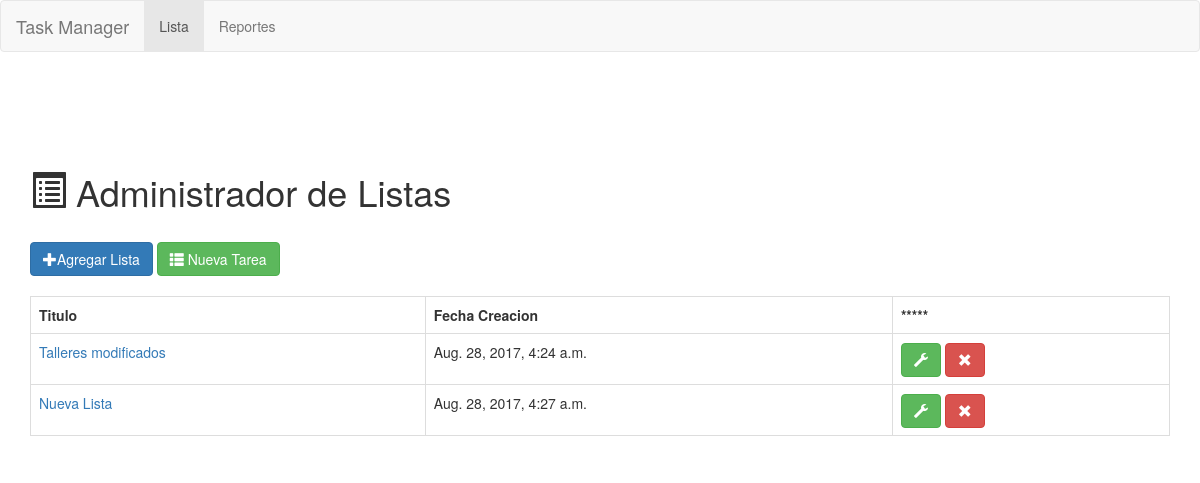
Page /tareas/ on the earlier database version.
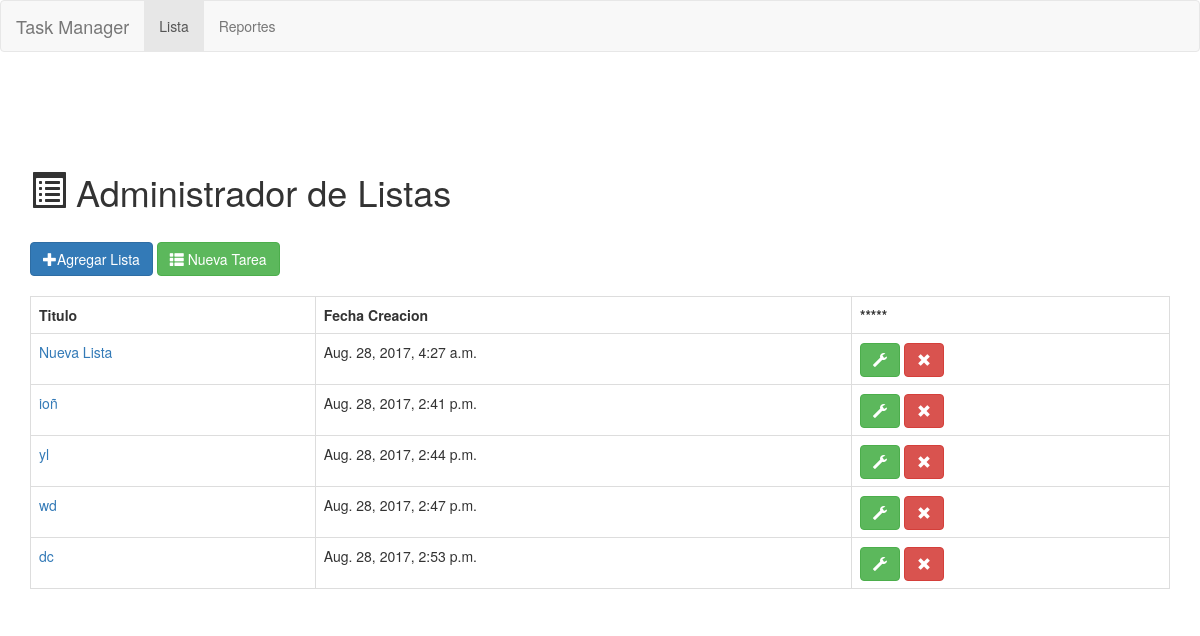
Same page on the later database version.
### tareas/models.py (models this page shows, shortened)
@python_2_unicode_compatible  # only if you need to support Python 2
class Lista(models.Model):
    titulo_lista = models.CharField(max_length=200, unique=True)
    fecha_lista = models.DateTimeField(auto_now_add=True)

### tareas/views.py (the view)
class IndexView(generic.ListView):
    template_name = 'tareas/index.html'
    context_object_name = 'listado'
    def get_queryset(self):
        return Lista.objects.all()

### tareas/templates/tareas/index.html (shortened to what this page needs)
{% extends 'base.html' %}
{% block container %}
    <h1><span class="glyphicon glyphicon-list-alt"> </span> Administrador de Listas</h1>
<bR>
    <a class="btn btn-primary " href="/tareas/crear_lista/"><span class="glyphicon glyphicon-plus"></span>Agregar Lista</a></span>
   <a class="btn btn-success" href="/tareas/crear_tarea/"> <span class="glyphicon glyphicon-th-list"></span> Nueva Tarea</a>
    {% if listado %}
    <br><br>
    <table class="table table table-hover table-bordered">
      <tr><th>Titulo</th><th>Fecha Creacion</th><th>*****</th></tr>
    {% for l in listado %}
      <tr><td><a href="/tareas/{{ l.id }}/">{{ l.titulo_lista }}</a></td><td>{{ l.fecha_lista}}</td><td><a class="btn btn-success glyphicon glyphicon-wrench" href="/tareas/{{ l.id }}/modificar_lista"></a>   <a class="btn btn-danger glyphicon glyphicon-remove" href="/tareas/{{ l.id }}/eliminar_lista"></a></td></tr>
    {% endfor %}
    {% else %}
        <p>No hay Listas Guardadas.</p>
    {% endif %}
{% endblock container %}

### templates/base.html (shortened to what this page needs)
{% load staticfiles %}
<!DOCTYPE html>
<html lang="en">
  <head>
    <link href="https://maxcdn.bootstrapcdn.com/bootstrap/3.3.6/css/bootstrap.min.css" rel="stylesheet">
  </head>
  <body>
<nav class="navbar navbar-default">
  <div class="container-fluid">
    <div class="navbar-header">
      <a class="navbar-brand" >Task Manager</a>
    </div>
    <div class="collapse navbar-collapse" id="bs-example-navbar-collapse-1">
      <ul class="nav navbar-nav">
        <li class="active"><a href="{% url 'tareas:index' %}">Lista <span class="sr-only">(current)</span></a></li>
        <li><a href="#">Reportes</a></li>
      </ul>
    </div>
  </div>
</nav>
    <div class="container">
        <br/>
        <br/>
        <br/>
        <br/>
        {% block container %}
        {% endblock container %}
    </div>
  </body>
</html>

Differences in the rows shown:
removed Lista: titulo_lista "Talleres modificados", fecha_lista "Aug. 28, 2017, 4:24 a.m."
added Lista: titulo_lista "ioñ", fecha_lista "Aug. 28, 2017, 2:41 p.m."
added Lista: titulo_lista "yl", fecha_lista "Aug. 28, 2017, 2:44 p.m."
added Lista: titulo_lista "wd", fecha_lista "Aug. 28, 2017, 2:47 p.m."
added Lista: titulo_lista "dc", fecha_lista "Aug. 28, 2017, 2:53 p.m."
